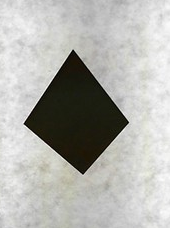
//> input picture OptimisationImage/opencv/item/img (1).png, 170 x 228 px; the run also reads 1 picture not shown here
$ ./main   (built with g++ and OpenCV 4)
//> lines starting //> are read from the running program, lines starting //| are printed output that depends on the picture; after the words box and inside, x2 and y2 are one past the last pixel; in counts of white or black regions, pixels touching at a corner belong together; pictures that were not available may be replaced by others from this repository, and a replacement may not be noted
//opencv
# include "opencv2\opencv.hpp"
# include <opencv2/core/core.hpp>
# include <opencv2/highgui/highgui.hpp>
# include <opencv2/imgproc/imgproc.hpp>
# include <opencv/cvaux.h>
# include <opencv2/imgproc/imgproc.hpp>


//C++
# include <iostream>
# include <cmath>
# include <algorithm>
# include <list>
# include <queue>
# include <vector>
# include <memory>

//２値化かかか
void binarization(cv::Mat &);

//渡したMatデータが透過して帰ってくる
void transmission(cv::Mat &);

//不要な白い部分をカットする
void cut(cv::Mat &);

int main(int argc, char **argv) {
	int N;
	//ピースの数を入力
	std::cin >> N;
//> the answer given: 3

	for (int i = 0; i < N; i++) {
		std::string str = "item/img (";
		str += (char)(i + '1');
		str += ").png";
		cv::Mat img = cv::imread(str);
//> img is the input picture: 228 rows x 170 cols, CV_8UC3; mean B, G, R 173.7, 178.1, 178.2

		//この関数でimgの白の部分が透過される
		//正確に言うと(255, 255, 255)の部分

		binarization(img);
//> in binarization, `threshold(gray_img, gray_img, 100, 255, CV_THRESH_BINARY);`:
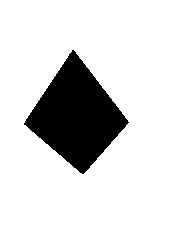
//> gray_img: 228 rows x 170 cols, CV_8UC1; 82.9% white; 1 black region, box (x1, y1, x2, y2) and area: (24, 50, 129, 174) 6645

		cv::imshow(str, img);

		transmission(img);

		cut(img);
//> in cut, `cv::Mat roi_img(alpha_image, cv::Rect(mi.x, mi.y, (ma.x - mi.x), (ma.y..`:
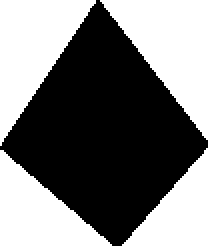
//> roi_img: 123 rows x 104 cols, CV_8UC4 (shown 2 times larger); mean B, G, R, A 122.6, 122.6, 122.6, 132.4

		std::string st = "new_item/img";
		st += (char)(i + '1');
		st += ".png";
		cv::imwrite(st, img);
	}
//> pass 2 of the loop `for (int i = 0; i < N; i++)`:
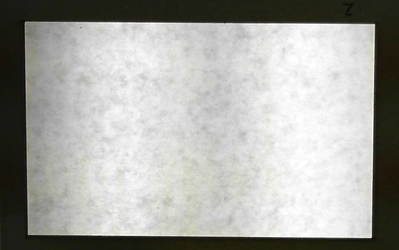
//> input picture OptimisationImage/opencv/item/flame.png, 399 x 250 px, given in place of img (2).png, which was not available
//> img is the input picture: 250 rows x 399 cols, CV_8UC3; mean B, G, R 163.3, 167.9, 167.6
//> in binarization (call 2), `threshold(gray_img, gray_img, 100, 255, CV_THRESH_BINARY);`:
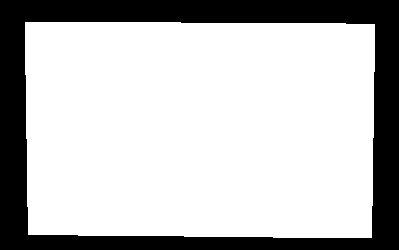
//> gray_img: 250 rows x 399 cols, CV_8UC1; 74.5% white; 1 black region, box (x1, y1, x2, y2) and area: (0, 0, 399, 250) 25415
//> src_img: 250 rows x 399 cols, CV_8UC4
//> roi_img: 249 rows x 398 cols, CV_8UC4

	//枠
	cv::Mat img = cv::imread("item/frame.png");
	binarization(img);
	transmission(img);
	cut(img);
	cv::imwrite("new_item/frame.png", img);

	cv::waitKey();
	return 0;
}

void binarization(cv::Mat& src_img) {
	//グレースケールから２値化を行う
	cv::Mat gray_img;
	cvtColor(src_img, gray_img, CV_BGR2GRAY);

	//大津(白黒の割合を1;1になるようにしてるらしい)
	//threshold(gray_img, gray_img, 0, 255, CV_THRESH_BINARY | CV_THRESH_OTSU);

	//100がしきい値
	threshold(gray_img, gray_img, 100, 255, CV_THRESH_BINARY);
	//adaptiveThreshold(gray_img, gray_img, 255, ADAPTIVE_THRESH_GAUSSIAN_C, THRESH_BINARY, 7, 8);

	src_img = gray_img;
}

void transmission(cv::Mat &src_img) {
	cv::Mat alpha_image = cv::Mat(src_img.size(), CV_8UC3);
	//一回カラーに直さないといけないっぽい
	cv::cvtColor(src_img, src_img, CV_GRAY2RGBA);
	cv::cvtColor(src_img, alpha_image, CV_RGB2RGBA);

	//透過処理
	for (int y = 0; y < alpha_image.rows; ++y) {
		for (int x = 0; x < alpha_image.cols; ++x) {
			cv::Vec4b px = alpha_image.at<cv::Vec4b>(y, x);
			if (px[0] + px[1] + px[2] == 255 * 3) {
				px[3] = 0;
				alpha_image.at<cv::Vec4b>(y, x) = px;
			}
		}
	}
	src_img = alpha_image;
	//cv::imshow("aaa", src_img_img);
}

void cut(cv::Mat &src_img) {
	cv::Mat alpha_image = cv::Mat(src_img.size(), CV_8UC3);
	cv::cvtColor(src_img, alpha_image, CV_RGB2RGBA);
	//maxとmin初期化
	cv::Point ma, mi;
	mi = cv::Point(1000, 1000);
	ma = cv::Point(0, 0);

	for (int y = 0; y < alpha_image.rows; ++y) {
		for (int x = 0; x < alpha_image.cols; ++x) {
			cv::Vec4b px = alpha_image.at<cv::Vec4b>(y, x);
			//黒だったら
			if (px[0] + px[1] + px[2] == 0) {
				mi.x = std::min(mi.x, x);
				mi.y = std::min(mi.y, y);
				ma.x = std::max(ma.x, x);
				ma.y = std::max(ma.y, y);
			}
		}
	}

	cv::Mat roi_img(alpha_image, cv::Rect(mi.x, mi.y, (ma.x - mi.x), (ma.y - mi.y)));
	//cv::imshow("bbb", roi_img);
	src_img = roi_img;
}
